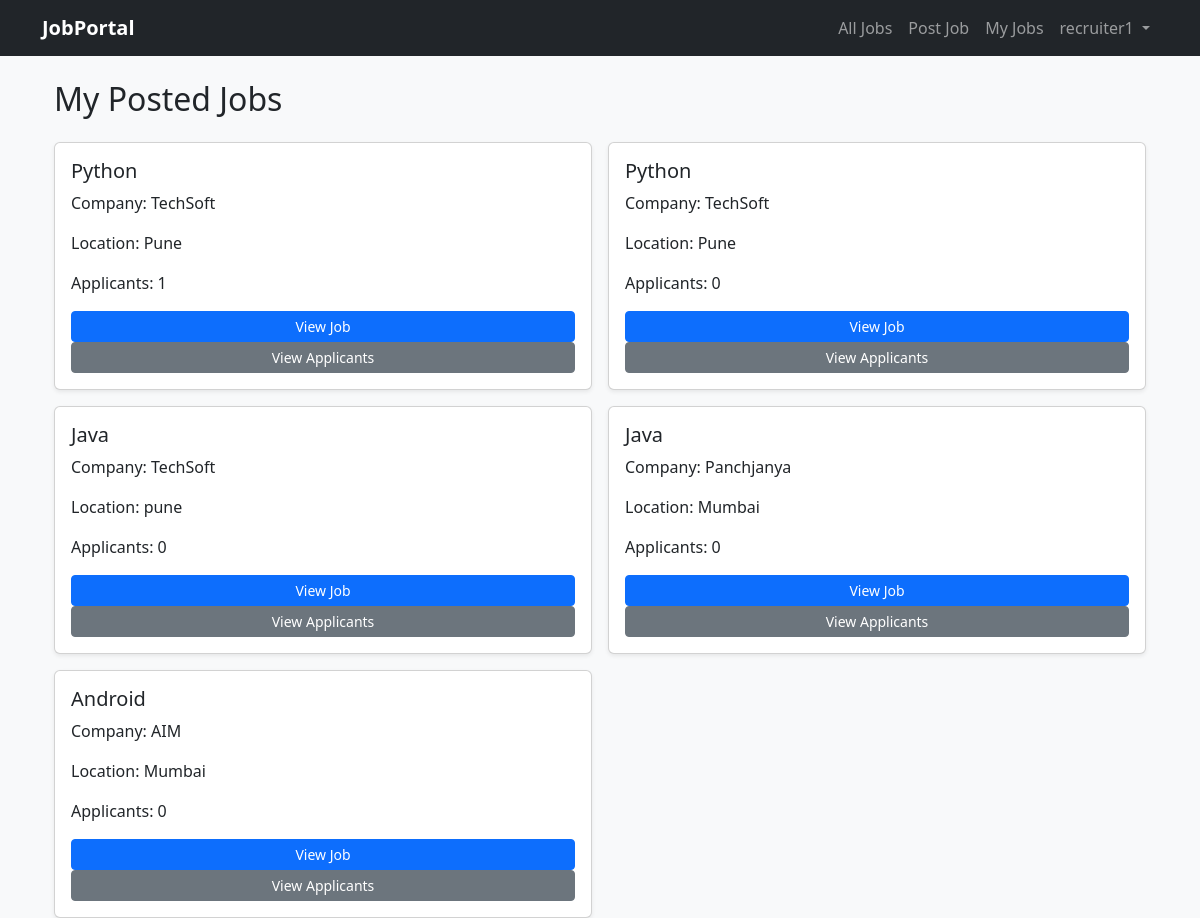
The page /recruiter/dashboard/ (signed in) on the database its author committed.
### accounts/models.py (models this page shows)
class User(AbstractUser):
    ROLE_CHOICES = (
        ('candidate', 'Candidate'),
        ('recruiter', 'Recruiter'),
    )
    role = models.CharField(max_length=20, choices=ROLE_CHOICES)

### jobs/models.py (models this page shows, shortened)
class Job(models.Model):
    JOB_TYPES = [
        ("full_time", "Full-time"),
        ("part_time", "Part-time"),
        ("internship", "Internship"),
        ("contract", "Contract"),
    ]
    WORK_MODES = [
        ("onsite", "On-site"),
        ("remote", "Remote"),
        ("hybrid", "Hybrid"),
    ]
    recruiter = models.ForeignKey(User, on_delete=models.CASCADE, related_name="jobs")
    title = models.CharField(max_length=200)
    description = models.TextField()
    company = models.CharField(max_length=200)
    location = models.CharField(max_length=100)
    salary = models.DecimalField(max_digits=10, decimal_places=2)
    job_type = models.CharField(max_length=20, choices=JOB_TYPES, default="full_time")
    work_mode = models.CharField(max_length=20, choices=WORK_MODES, default="onsite")
    openings = models.PositiveIntegerField(default=1)
    job_code = models.CharField(max_length=12, unique=True, editable=False, blank=True, default="")
    company_website = models.URLField(blank=True)
    company_description = models.TextField(blank=True)

### jobs/views.py (the view)
# urls.py: path("recruiter/dashboard/", views.recruiter_dashboard, name="recruiter_dashboard"),
@login_required
def recruiter_dashboard(request):
    if request.user.role != "recruiter":
        return redirect("job_list")
    jobs = Job.objects.filter(recruiter=request.user)
    return render(request, "jobs/recruiter_dashboard.html", {"jobs": jobs})

### templates/jobs/recruiter_dashboard.html (shortened to what this page needs)
{% extends 'base.html' %}
{% block content %}
<div class="container mt-4">
  <h2 class="mb-4">My Posted Jobs</h2>
  {% if jobs %}
    <div class="row g-3">
      {% for job in jobs %}
        <div class="col-md-6">
          <div class="card shadow-sm p-3">
            <h5 class="card-title">{{ job.title }}</h5>
            <p class="card-text">Company: {{ job.company }}</p>
            <p class="card-text">Location: {{ job.location }}</p>
            <p class="card-text">Applicants: {{ job.application_set.count }}</p>
            <a href="{% url 'job_detail' job.id %}" class="btn btn-primary btn-sm">View Job</a>
            <a href="{% url 'job_applicants' job.id %}" class="btn btn-secondary btn-sm">View Applicants</a>
          </div>
        </div>
      {% endfor %}
    </div>
  {% else %}
    <p>You have not posted any jobs yet.</p>
  {% endif %}
</div>
{% endblock %}

### templates/base.html (shortened to what this page needs)
<!DOCTYPE html>
<html lang="en">
<head>
  <link href="https://cdn.jsdelivr.net/npm/bootstrap@5.3.0/dist/css/bootstrap.min.css" rel="stylesheet">
</head>
<body class="bg-light">
<nav class="navbar navbar-expand-lg navbar-dark bg-dark">
  <div class="container">
    <a class="navbar-brand fw-bold" href="{% url 'job_list' %}">JobPortal</a>
    <div class="collapse navbar-collapse" id="navbarNav">
      <ul class="navbar-nav ms-auto">
        <li class="nav-item">
          <a class="nav-link" href="{% url 'job_list' %}">All Jobs</a>
        </li>
        {% if user.is_authenticated %}
          {% if user.role == "candidate" %}
            <li class="nav-item">
              <a class="nav-link" href="{% url 'candidate_dashboard' %}">My Applications</a>
            </li>
          {% elif user.role == "recruiter" %}
            <li class="nav-item">
              <a class="nav-link" href="{% url 'job_create' %}">Post Job</a>
            </li>
            <li class="nav-item">
              <a class="nav-link" href="{% url 'recruiter_dashboard' %}">My Jobs</a>
            </li>
          {% endif %}
          <li class="nav-item dropdown">
            <a class="nav-link dropdown-toggle" href="#" id="profileDropdown" role="button" data-bs-toggle="dropdown">
              {{ user.username }}
            </a>
          </li>
        {% else %}
          <li class="nav-item"><a class="nav-link" href="{% url 'login' %}">Login</a></li>
          <li class="nav-item"><a class="nav-link" href="{% url 'signup' %}">Signup</a></li>
        {% endif %}
      </ul>
    </div>
  </div>
</nav>
<div class="container mt-4">
  {% block content %}{% endblock %}
</div>
</body>
</html>

### rows shown on the page
User: username "recruiter1"
Job: title "Python", company "TechSoft", location "Pune", application_set.count "1"
Job: title "Python", company "TechSoft", location "Pune", application_set.count "0"
Job: title "Java", company "TechSoft", location "pune", application_set.count "0"
Job: title "Java", company "Panchjanya", location "Mumbai", application_set.count "0"
Job: title "Android", company "AIM", location "Mumbai", application_set.count "0"
